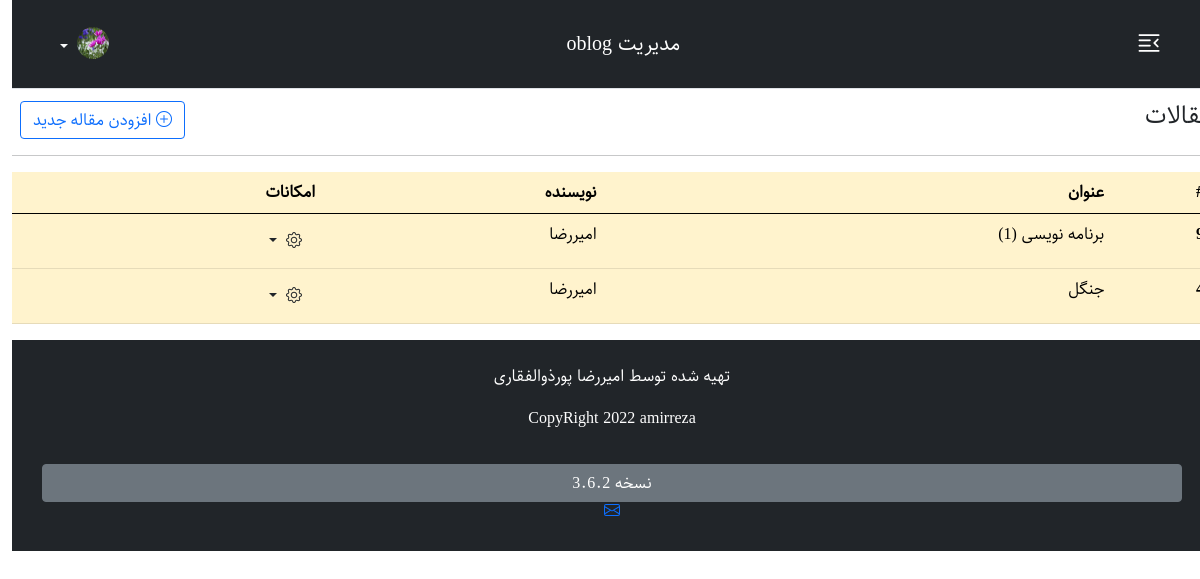
The page /admin/post.php (signed in) on the database its author committed.
### tables this page shows
CREATE TABLE `information` (
  `id` int(11) NOT NULL,
  `body` text NOT NULL
);

CREATE TABLE `posts` (
  `id` int(11) NOT NULL,
  `title` varchar(190) NOT NULL,
  `category_id` int(11) NOT NULL,
  `body` text NOT NULL,
  `auther` varchar(190) NOT NULL,
  `image` varchar(190) NOT NULL
);

### admin/post.php (the view, shortened to what this page needs)
<?php
include("./include/nav.php");
$posts = $base->query("SELECT * FROM `posts` ORDER BY id DESC");
?>
<br>
<br>
<br>
<section class="mt-4">
   <div class="row">
        <div class="col">
                       <div class="d-flex justify-content-between">
                       <h4>مقالات</h4>
                <a href="new-post.php" class="btn btn-outline-primary me-2"><i class="bi bi-plus-circle"></i> افزودن مقاله جدید</a>
                       </div>
                       <hr>
                <div>
                <table class="table table-warning table-responsive">
  <thead>
    <tr>
      <th scope="col">#</th>
      <th scope="col">عنوان</th>
      <th scope="col">نویسنده</th>
      <th scope="col">امکانات</th>
    </tr>
  </thead>
  <tbody>
    <?php
    if($posts->rowcount() > 0){
      foreach($posts as $post){
        ?>
        <tr>
      <th scope="row"><?php echo $post['id']; ?></th>
      <td><?php echo $post['title']; ?></td>
      <td><?php echo $post['auther']; ?></td>
      <td>
            <div class="dropdown">
            <button data-bs-toggle="dropdown" class="btn dropdown-toggle">
                      <i class="bi bi-gear"></i>
               </button>
            </div>
      </td>
    </tr>
    <?php
      }
    }
    ?>
  </tbody>
</table>
                </div>
        </div>
   </div>
</section>
<?php
include("../include/footer.php");
?>

### admin/include/nav.php (shortened to what this page needs)
<?php
include("./include/db.php");
$sadmin = $base->query("SELECT * FROM `information` WHERE id = 5 ");
?>
<!DOCTYPE html>
<html lang="fa">
<head>
               <link rel="stylesheet" href="https://cdn.jsdelivr.net/npm/bootstrap@5.0.2/dist/css/bootstrap.rtl.min.css">
               <link rel="stylesheet" href="https://cdn.jsdelivr.net/npm/bootstrap-icons@1.5.0/font/bootstrap-icons.css">
               <link rel="stylesheet" href="./css/admin.css">
</head>
<body >
<nav class="navbar fixed-top navbar-dark bg-dark p-3 mb-5 border-bottom">
  <div class="container ms-2">
  <button class="btn  fs-3 text-white" type="button" data-bs-toggle="offcanvas" data-bs-target="#offcanvasRight" aria-controls="offcanvasRight">
<i class="bi bi-text-indent-right"></i>
</button>
<?php
  if($sadmin->rowcount() > 0){
  foreach($sadmin as $ssadmin){
   ?>
    <a href="index.php" class="navbar-brand"><?php echo $ssadmin['body']; ?></a>
   <?php
  }
}
?>
      <div class="dropdown text-end">
        <a href="index.php" class="d-block link-dark text-light text-decoration-none dropdown-toggle" id="dropdownUser1" data-bs-toggle="dropdown" aria-expanded="false">
          <img src="./img/hey.jpg" alt="mdo" width="32" height="32" class="rounded-circle">
        </a>
      </div>
    </div>
</nav>

### include/footer.php (shortened to what this page needs)
<?php
$footer_querya = "SELECT * FROM `information` WHERE id = 2 ";
$footera = $base->query($footer_querya);
if($footera->rowcount() > 0){
  foreach($footera as $foota){
?>
<?php
$footer_queryb = "SELECT * FROM `information` WHERE id = 3 ";
$footerb = $base->query($footer_queryb);
if($footerb->rowcount() > 0){
  foreach($footerb as $footb){
?>
<footer class="text-center text-white bg-dark py-4">
  <div class="container">
    <div class="row flex-column">
<div><?php echo $foota['body']; ?></div>
<button class="  mt-3 btn btn-secondary">نسخه <?php echo $footb['body'] ?></button>
<div>
  <a target="_blank" href="mailto:ar.pourzolfaghari@gmail.com"></a>
</div>
    </div>
  </div>
</footer>
<?php
  }
}
  }
}
?>
</body>
</html>

### admin/css/admin.css (style rules this page uses)
body { direction: rtl !important; text-align: right !important; font-family: "sahel" !important; line-height: 1.6; }

### rows shown on the page
information: body "مدیریت oblog"
posts: auther "امیررضا"
posts: title "جنگل", auther "امیررضا"
information: body "تهیه شده توسط امیررضا پورذوالفقاری CopyRight 2022 amirreza"
information: body "3.6.2"
